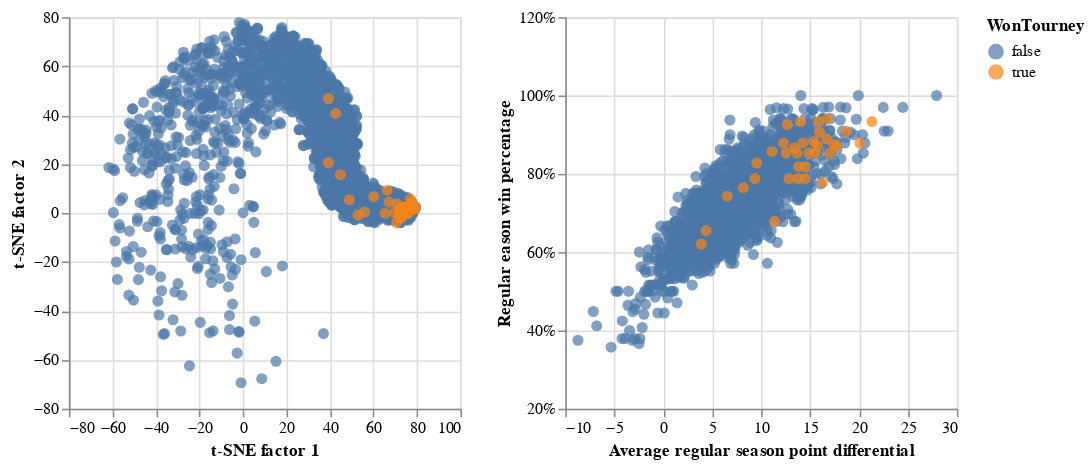

Notebook source saved alongside this figure:
### Markdown cell above
### Are tournament winners differentiated?
Generally, the tournament winners are clustered together in both of the plots below. They appear to be more closely clustered, but it is difficult to tell given the overall difference in point distribution between our two plots. The distinguishing the impact here will likely require two tournament models using these as inputs.

### Code cell
#collapse_hide
colorBy = alt.Color('WonTourney:N', scale=alt.Scale(scheme='tableau10'))
orderBy = alt.Order('WonTourney:N', sort='ascending')
base, chart1, chart2 = plot_comparison( df,colorBy, orderBy, axis_ranges)

base.encode(*chart1)  | base.encode(*chart2)

### Figure 1 — Vega-Lite specification as saved in the notebook (floating-point values rounded to 4 significant figures; data arrays with more than 128 entries replaced by an {"elided": "..."} marker saying what was removed)
{"config": {"view": {"continuousWidth": 400, "continuousHeight": 300}}, "hconcat": [{"mark": {"type": "point", "filled": true, "size": 50}, "encoding": {"color": {"condition": {"type": "nominal", "field": "WonTourney", "scale": {"scheme": "tableau10"}, "selection": "selector005"}, "value": "lightgray"}, "order": {"type": "nominal", "field": "WonTourney", "sort": "ascending"}, "tooltip": [{"type": "nominal", "field": "TeamName"}, {"type": "nominal", "field": "Seed"}], "x": {"type": "quantitative", "axis": {"title": "t-SNE factor 1"}, "field": "factor1", "scale": {"domain": [-80, 100]}}, "y": {"type": "quantitative", "axis": {"title": "t-SNE factor 2"}, "field": "factor2", "scale": {"domain": [-80, 80]}}}, "height": 250, "selection": {"selector005": {"type": "single", "empty": "all", "fields": ["TeamName"]}, "selector006": {"type": "interval", "bind": "scales", "encodings": ["x", "y"]}}, "width": 250}, {"mark": {"type": "point", "filled": true, "size": 50}, "encoding": {"color": {"condition": {"type": "nominal", "field": "WonTourney", "scale": {"scheme": "tableau10"}, "selection": "selector005"}, "value": "lightgray"}, "order": {"type": "nominal", "field": "WonTourney", "sort": "ascending"}, "tooltip": [{"type": "nominal", "field": "TeamName"}, {"type": "nominal", "field": "Seed"}], "x": {"type": "quantitative", "axis": {"title": "Average regular season point differential"}, "field": "RegPoint_diff", "scale": {"domain": [-10, 30]}}, "y": {"type": "quantitative", "axis": {"format": "%", "title": "Regular eason win percentage"}, "field": "RegWins", "scale": {"domain": [0.2, 1.2]}}}, "height": 250, "selection": {"selector005": {"type": "single", "empty": "all", "fields": ["TeamName"]}, "selector006": {"type": "interval", "bind": "scales", "encodings": ["x", "y"]}}, "width": 250}], "data": {"name": "data-274a07994cdf6176007e7490956451fe"}, "$schema": "https://vega.github.io/schema/vega-lite/v4.8.1.json", "datasets": {"data-274a07994cdf6176007e7490956451fe": {"elided": "2286 records"}}}
